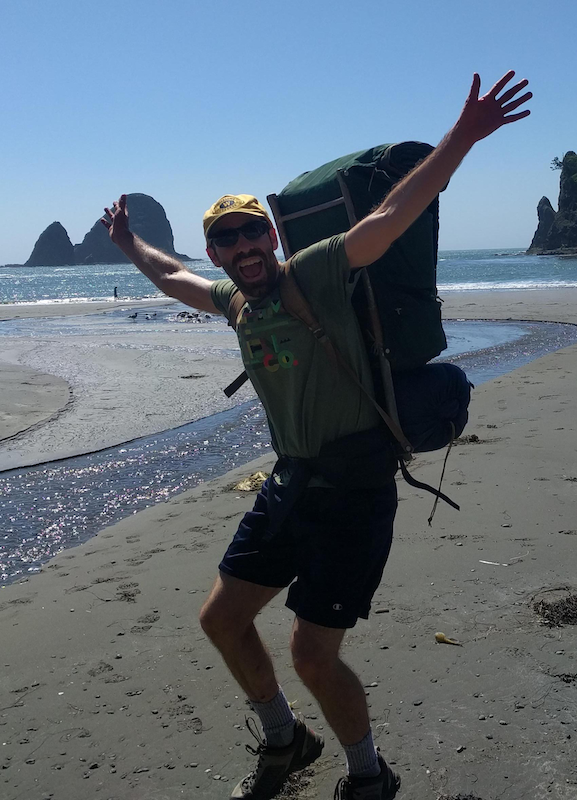
#> input picture homework two/beach_portrait.png, 577 x 800 px, found by its file name
$ python blur.py
#> lines starting #> are read from the running program, lines starting #| are printed output that depends on the picture; after the words box and inside, x2 and y2 are one past the last pixel; in counts of white or black regions, pixels touching at a corner belong together
# PURPOSE OF THIS CODE
# PROJECT
# DATE
# NAME

import matplotlib.pyplot as plt

# beach_portrait_gray.png is an RGB image, so image is a 3D array with 3 values at each pixel location
# the slice is to remove an unnecessary alpha channel, if present
image = plt.imread('D:/SSP/homework two/beach_portrait.png')[:, :, :3]
#> image is the input picture: shape (800, 577, 3) float32; mean R, G, B 0.378, 0.429, 0.478


def blur(old_img, radius):
    # YOUR CODE HERE TO PRODUCE AND RETURN A NEW array THAT IS A BLURRED VERSION OF img
#> called with radius = 3
    img = old_img.copy()
    for row in range(radius, len(img)-radius+1):
        for column in range(radius, len(img[row])-radius+1):
            for i in range(0, 3):
                img[row][column][i] = old_img[row-radius:row+radius+1, column-radius:column+radius+1, i].mean()
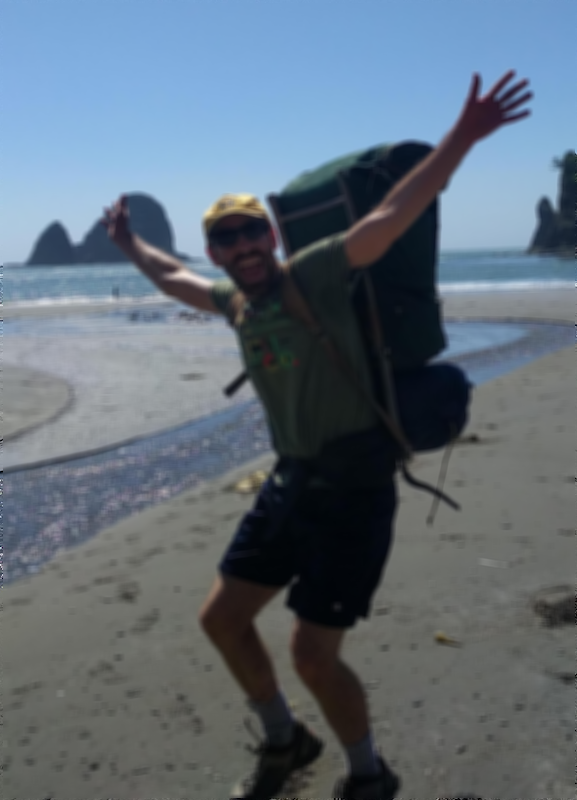
#> img: shape (800, 577, 3) float32; mean R, G, B 0.377, 0.429, 0.477

    for row in range(0, radius):
        for column in range(0, radius):
            for i in range(0, 3):
                img[row][column][i] = old_img[0:row+radius+1, 0:column+radius+1][i].mean()
#> img: shape (800, 577, 3) float32; under 0.01% of pixels changed, all inside (x1, y1, x2, y2) = (0, 0, 3, 3)

    for row in range(len(img)-radius+1, len(img)):
        for column in range(len(img[row])-radius+1, len(img[row])):
            for i in range(0, 3):
                img[row][column][i] = old_img[row-radius:len(img), column-radius:len(img[row])][i].mean()
#> this loop made 2 passes
#> row on passes 1 to 2: 798, 799
#> img: shape (800, 577, 3) float32; mean R, G, B 0.377, 0.429, 0.477

    for row in range(0, radius):
        for column in range(len(img[row])-radius+1, len(img[row])):
            for i in range(0, 3):
                img[row][column][i] = old_img[0:row+radius+1, column-radius:len(img[row])][i].mean()
#> img: shape (800, 577, 3) float32; mean R, G, B 0.377, 0.429, 0.477

    for row in range(len(img)-radius+1, len(img)):
        for column in range(0, radius):
            for i in range(0,3):
                img[row][column][i] = old_img[row-radius:len(img), 0:column+radius+1][i].mean()
#> img: shape (800, 577, 3) float32; mean R, G, B 0.377, 0.429, 0.477

    return img

plt.imsave("beach_portrait_blur.png", blur(image, 3))

$ run again, with homework two/meadow.png copied over homework two/beach_portrait.png
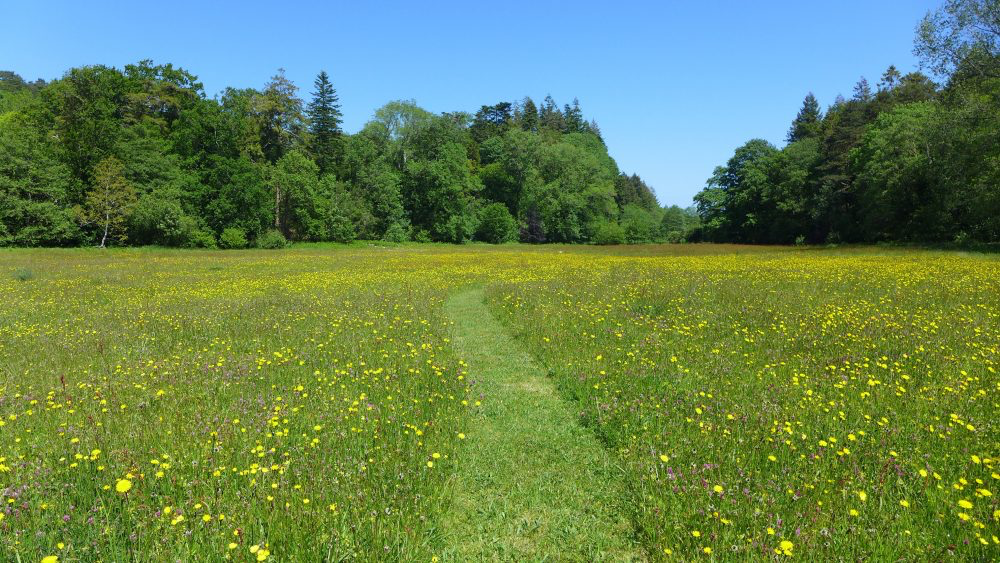
#> input picture homework two/meadow.png, 1000 x 563 px, found by its file name
#> image is the input picture: shape (563, 1000, 3) float32; mean R, G, B 0.403, 0.516, 0.329
#> after the loop in blur, `for row in range(radius, len(img)-radius+1):`:
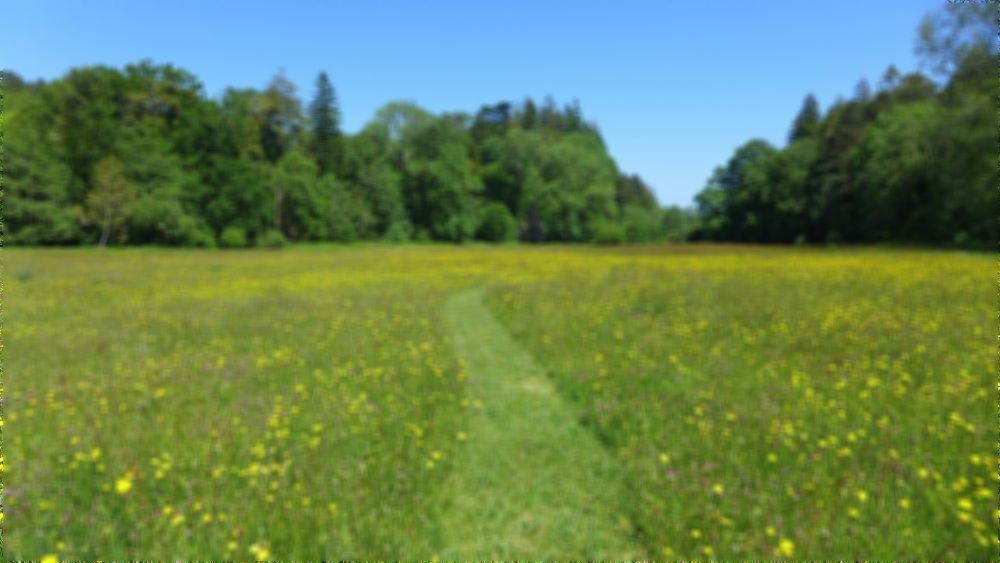
#> img: shape (563, 1000, 3) float32; mean R, G, B 0.403, 0.516, 0.328
#> the loop in blur, `for row in range(len(img)-radius+1, len(img)):` made 2 passes
#> row on passes 1 to 2: 561, 562

$ run again, with homework two/oz_bluescreen.png copied over homework two/beach_portrait.png
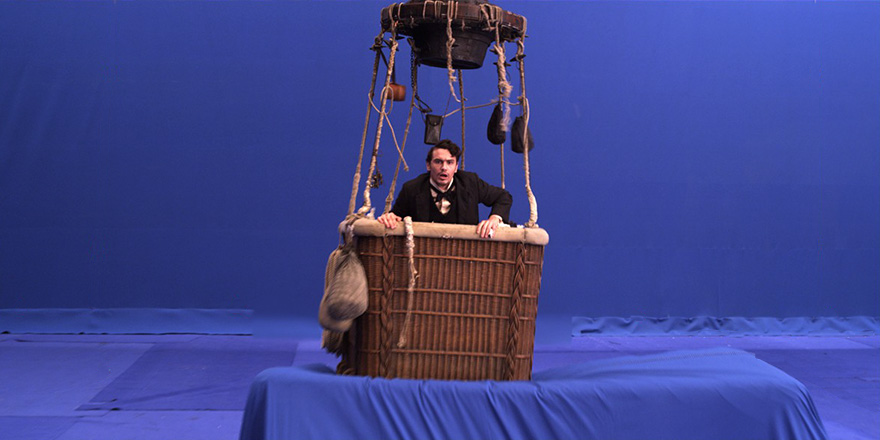
#> input picture homework two/oz_bluescreen.png, 880 x 440 px, found by its file name
#> image is the input picture: shape (440, 880, 3) float32; mean R, G, B 0.249, 0.272, 0.559
#> after the loop in blur, `for row in range(radius, len(img)-radius+1):`:
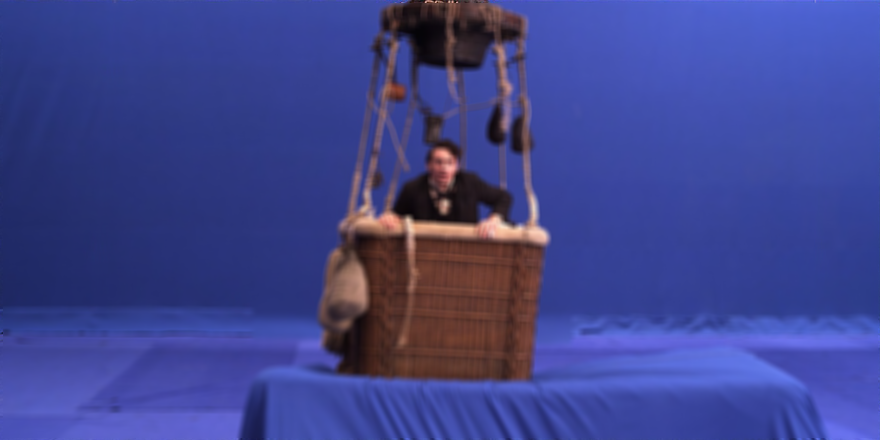
#> img: shape (440, 880, 3) float32; mean R, G, B 0.249, 0.272, 0.559
#> the loop in blur, `for row in range(len(img)-radius+1, len(img)):` made 2 passes
#> row on passes 1 to 2: 438, 439

$ run again, with homework two/reference-oz_meadow.png copied over homework two/beach_portrait.png
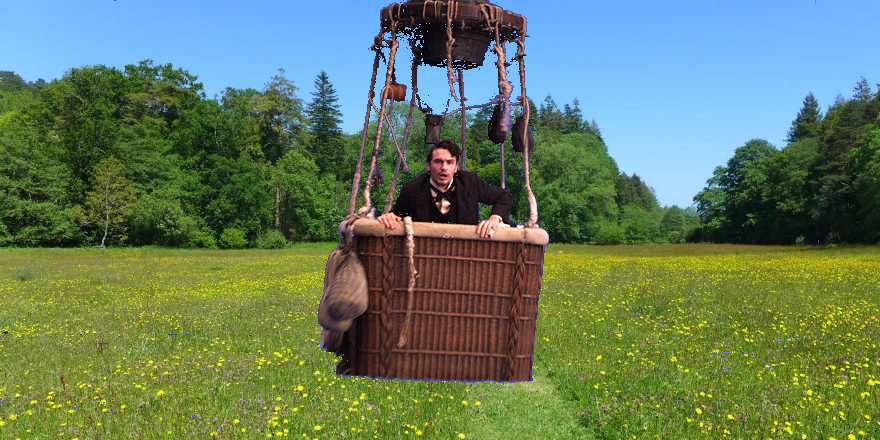
#> input picture homework two/reference-oz_meadow.png, 880 x 440 px, found by its file name
#> after the loop in blur, `for row in range(radius, len(img)-radius+1):`:
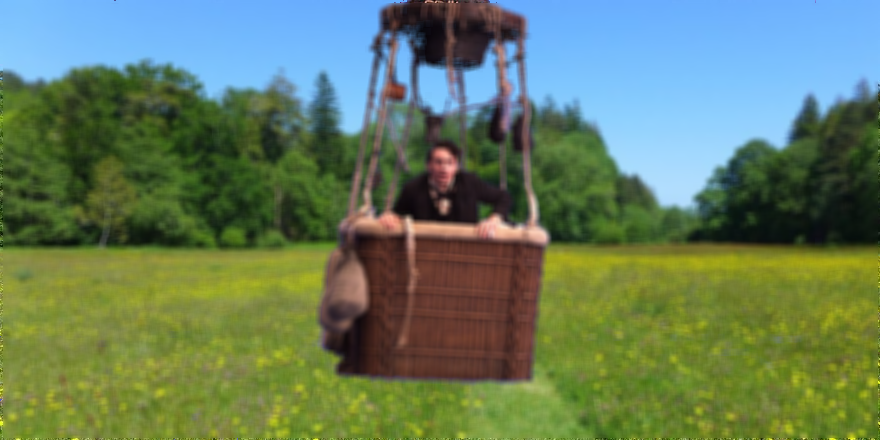
#> img: shape (440, 880, 3) float32; mean R, G, B 0.399, 0.488, 0.373
#> the loop in blur, `for row in range(len(img)-radius+1, len(img)):` made 2 passes
#> row on passes 1 to 2: 438, 439
